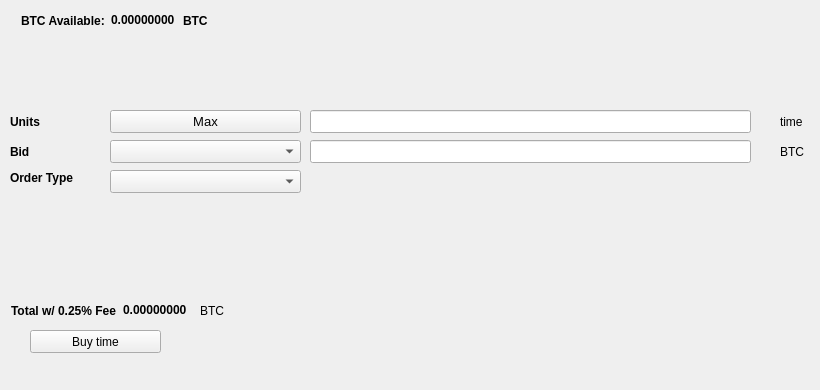
   <widget class="QWidget" name="BuyTab">
    <attribute name="title">
     <string>Buy</string>
    </attribute>
    <widget class="QPushButton" name="BuyECA">
     <property name="geometry">
      <rect>
       <x>30</x>
       <y>330</y>
       <width>131</width>
       <height>23</height>
      </rect>
     </property>
     <property name="text">
      <string>Buy time</string>
     </property>
     <property name="icon">
      <iconset resource="../time.qrc">
       <normaloff>:/icons/bitcoin</normaloff>:/icons/bitcoin</iconset>
     </property>
    </widget>
    <widget class="QLabel" name="label_3">
     <property name="geometry">
      <rect>
       <x>10</x>
       <y>110</y>
       <width>46</width>
       <height>23</height>
      </rect>
     </property>
     <property name="font">
      <font>
       <weight>75</weight>
       <bold>true</bold>
      </font>
     </property>
     <property name="text">
      <string>Units</string>
     </property>
    </widget>
    <widget class="QLineEdit" name="UnitsInput">
     <property name="geometry">
      <rect>
       <x>310</x>
       <y>110</y>
       <width>441</width>
       <height>23</height>
      </rect>
     </property>
     <property name="font">
      <font>
       <pointsize>9</pointsize>
       <weight>75</weight>
       <bold>true</bold>
      </font>
     </property>
    </widget>
    <widget class="QLineEdit" name="BuyBidPriceEdit">
     <property name="geometry">
      <rect>
       <x>310</x>
       <y>140</y>
       <width>441</width>
       <height>23</height>
      </rect>
     </property>
     <property name="font">
      <font>
       <pointsize>9</pointsize>
       <weight>75</weight>
       <bold>true</bold>
      </font>
     </property>
    </widget>
    <widget class="QLabel" name="label_4">
     <property name="geometry">
      <rect>
       <x>780</x>
       <y>110</y>
       <width>31</width>
       <height>23</height>
      </rect>
     </property>
     <property name="text">
      <string>time</string>
     </property>
    </widget>
    <widget class="QLabel" name="label_5">
     <property name="geometry">
      <rect>
       <x>780</x>
       <y>140</y>
       <width>31</width>
       <height>23</height>
      </rect>
     </property>
     <property name="text">
      <string>BTC</string>
     </property>
    </widget>
    <widget class="QLabel" name="label_6">
     <property name="geometry">
      <rect>
       <x>10</x>
       <y>140</y>
       <width>46</width>
       <height>23</height>
      </rect>
     </property>
     <property name="font">
      <font>
       <weight>75</weight>
       <bold>true</bold>
      </font>
     </property>
     <property name="text">
      <string>Bid</string>
     </property>
    </widget>
    <widget class="QLabel" name="label_7">
     <property name="geometry">
      <rect>
       <x>10</x>
       <y>170</y>
       <width>91</width>
       <height>16</height>
      </rect>
     </property>
     <property name="font">
      <font>
       <weight>75</weight>
       <bold>true</bold>
      </font>
     </property>
     <property name="text">
      <string>Order Type</string>
     </property>
    </widget>
    <widget class="QPushButton" name="Buy_Max_Amount">
     <property name="geometry">
      <rect>
       <x>110</x>
       <y>110</y>
       <width>191</width>
       <height>23</height>
      </rect>
     </property>
     <property name="font">
      <font>
       <pointsize>10</pointsize>
      </font>
     </property>
     <property name="text">
      <string>Max</string>
     </property>
    </widget>
    <widget class="QComboBox" name="BuyBidcomboBox">
     <property name="geometry">
      <rect>
       <x>110</x>
       <y>140</y>
       <width>191</width>
       <height>23</height>
      </rect>
     </property>
     <property name="font">
      <font>
       <pointsize>10</pointsize>
      </font>
     </property>
    </widget>
    <widget class="QComboBox" name="buyOrdertypeCombo">
     <property name="geometry">
      <rect>
       <x>110</x>
       <y>170</y>
       <width>191</width>
       <height>23</height>
      </rect>
     </property>
     <property name="font">
      <font>
       <pointsize>10</pointsize>
      </font>
     </property>
    </widget>
    <widget class="QWidget" name="layoutWidget1">
     <property name="geometry">
      <rect>
       <x>21</x>
       <y>11</y>
       <width>227</width>
       <height>19</height>
      </rect>
     </property>
     <layout class="QHBoxLayout" name="horizontalLayout_3">
      <item>
       <widget class="QLabel" name="label232">
        <property name="font">
         <font>
          <weight>75</weight>
          <bold>true</bold>
         </font>
        </property>
        <property name="text">
         <string>BTC Available:</string>
        </property>
       </widget>
      </item>
      <item>
       <widget class="QLabel" name="BtcAvailableLbl">
        <property name="palette">
         <palette>
          <active>
           <colorrole role="WindowText">
            <brush brushstyle="SolidPattern">
             <color alpha="255">
              <red>0</red>
              <green>0</green>
              <blue>0</blue>
             </color>
            </brush>
           </colorrole>
           <colorrole role="Button">
            <brush brushstyle="SolidPattern">
             <color alpha="255">
              <red>0</red>
              <green>170</green>
              <blue>0</blue>
             </color>
            </brush>
           </colorrole>
           <colorrole role="Light">
            <brush brushstyle="SolidPattern">
             <color alpha="255">
              <red>0</red>
              <green>255</green>
              <blue>0</blue>
             </color>
            </brush>
           </colorrole>
           <colorrole role="Midlight">
            <brush brushstyle="SolidPattern">
             <color alpha="255">
              <red>0</red>
              <green>212</green>
              <blue>0</blue>
             </color>
            </brush>
           </colorrole>
           <colorrole role="Dark">
            <brush brushstyle="SolidPattern">
             <color alpha="255">
              <red>0</red>
              <green>85</green>
              <blue>0</blue>
             </color>
            </brush>
           </colorrole>
           <colorrole role="Mid">
            <brush brushstyle="SolidPattern">
             <color alpha="255">
              <red>0</red>
              <green>113</green>
              <blue>0</blue>
             </color>
            </brush>
           </colorrole>
           <colorrole role="Text">
            <brush brushstyle="SolidPattern">
             <color alpha="255">
              <red>0</red>
              <green>170</green>
              <blue>0</blue>
             </color>
            </brush>
           </colorrole>
           <colorrole role="BrightText">
            <brush brushstyle="SolidPattern">
             <color alpha="255">
              <red>255</red>
              <green>255</green>
              <blue>255</blue>
             </color>
            </brush>
           </colorrole>
           <colorrole role="ButtonText">
            <brush brushstyle="SolidPattern">
             <color alpha="255">
              <red>0</red>
              <green>0</green>
              <blue>0</blue>
             </color>
            </brush>
           </colorrole>
           <colorrole role="Base">
            <brush brushstyle="SolidPattern">
             <color alpha="255">
              <red>255</red>
              <green>255</green>
              <blue>255</blue>
             </color>
            </brush>
           </colorrole>
           <colorrole role="Window">
            <brush brushstyle="SolidPattern">
             <color alpha="255">
              <red>0</red>
              <green>170</green>
              <blue>0</blue>
             </color>
            </brush>
           </colorrole>
           <colorrole role="Shadow">
            <brush brushstyle="SolidPattern">
             <color alpha="255">
              <red>0</red>
              <green>0</green>
              <blue>0</blue>
             </color>
            </brush>
           </colorrole>
           <colorrole role="AlternateBase">
            <brush brushstyle="SolidPattern">
             <color alpha="255">
              <red>127</red>
              <green>212</green>
              <blue>127</blue>
             </color>
            </brush>
           </colorrole>
           <colorrole role="ToolTipBase">
            <brush brushstyle="SolidPattern">
             <color alpha="255">
              <red>255</red>
              <green>255</green>
              <blue>220</blue>
             </color>
            </brush>
           </colorrole>
           <colorrole role="ToolTipText">
            <brush brushstyle="SolidPattern">
             <color alpha="255">
              <red>0</red>
              <green>0</green>
              <blue>0</blue>
             </color>
            </brush>
           </colorrole>
          </active>
          <inactive>
           <colorrole role="WindowText">
            <brush brushstyle="SolidPattern">
             <color alpha="255">
              <red>0</red>
              <green>0</green>
              <blue>0</blue>
             </color>
            </brush>
           </colorrole>
           <colorrole role="Button">
            <brush brushstyle="SolidPattern">
             <color alpha="255">
              <red>0</red>
              <green>170</green>
              <blue>0</blue>
             </color>
            </brush>
           </colorrole>
           <colorrole role="Light">
            <brush brushstyle="SolidPattern">
             <color alpha="255">
              <red>0</red>
              <green>255</green>
              <blue>0</blue>
             </color>
            </brush>
           </colorrole>
           <colorrole role="Midlight">
            <brush brushstyle="SolidPattern">
             <color alpha="255">
              <red>0</red>
              <green>212</green>
              <blue>0</blue>
             </color>
            </brush>
           </colorrole>
           <colorrole role="Dark">
            <brush brushstyle="SolidPattern">
             <color alpha="255">
              <red>0</red>
              <green>85</green>
              <blue>0</blue>
             </color>
            </brush>
           </colorrole>
           <colorrole role="Mid">
            <brush brushstyle="SolidPattern">
             <color alpha="255">
              <red>0</red>
              <green>113</green>
              <blue>0</blue>
             </color>
            </brush>
           </colorrole>
           <colorrole role="Text">
            <brush brushstyle="SolidPattern">
             <color alpha="255">
              <red>0</red>
              <green>170</green>
              <blue>0</blue>
             </color>
            </brush>
           </colorrole>
           <colorrole role="BrightText">
            <brush brushstyle="SolidPattern">
             <color alpha="255">
              <red>255</red>
              <green>255</green>
              <blue>255</blue>
             </color>
            </brush>
           </colorrole>
           <colorrole role="ButtonText">
            <brush brushstyle="SolidPattern">
             <color alpha="255">
              <red>0</red>
              <green>0</green>
              <blue>0</blue>
             </color>
            </brush>
           </colorrole>
           <colorrole role="Base">
            <brush brushstyle="SolidPattern">
             <color alpha="255">
              <red>255</red>
              <green>255</green>
              <blue>255</blue>
             </color>
            </brush>
           </colorrole>
           <colorrole role="Window">
            <brush brushstyle="SolidPattern">
             <color alpha="255">
              <red>0</red>
              <green>170</green>
              <blue>0</blue>
             </color>
            </brush>
           </colorrole>
           <colorrole role="Shadow">
            <brush brushstyle="SolidPattern">
             <color alpha="255">
              <red>0</red>
              <green>0</green>
              <blue>0</blue>
             </color>
            </brush>
           </colorrole>
           <colorrole role="AlternateBase">
            <brush brushstyle="SolidPattern">
             <color alpha="255">
              <red>127</red>
              <green>212</green>
              <blue>127</blue>
             </color>
            </brush>
           </colorrole>
           <colorrole role="ToolTipBase">
            <brush brushstyle="SolidPattern">
             <color alpha="255">
              <red>255</red>
              <green>255</green>
              <blue>220</blue>
             </color>
            </brush>
           </colorrole>
           <colorrole role="ToolTipText">
            <brush brushstyle="SolidPattern">
             <color alpha="255">
              <red>0</red>
              <green>0</green>
              <blue>0</blue>
             </color>
            </brush>
           </colorrole>
          </inactive>
          <disabled>
           <colorrole role="WindowText">
            <brush brushstyle="SolidPattern">
             <color alpha="255">
              <red>0</red>
              <green>85</green>
              <blue>0</blue>
             </color>
            </brush>
           </colorrole>
           <colorrole role="Button">
            <brush brushstyle="SolidPattern">
             <color alpha="255">
              <red>0</red>
              <green>170</green>
              <blue>0</blue>
             </color>
            </brush>
           </colorrole>
           <colorrole role="Light">
            <brush brushstyle="SolidPattern">
             <color alpha="255">
              <red>0</red>
              <green>255</green>
              <blue>0</blue>
             </color>
            </brush>
           </colorrole>
           <colorrole role="Midlight">
            <brush brushstyle="SolidPattern">
             <color alpha="255">
              <red>0</red>
              <green>212</green>
              <blue>0</blue>
             </color>
            </brush>
           </colorrole>
           <colorrole role="Dark">
            <brush brushstyle="SolidPattern">
             <color alpha="255">
              <red>0</red>
              <green>85</green>
              <blue>0</blue>
             </color>
            </brush>
           </colorrole>
           <colorrole role="Mid">
            <brush brushstyle="SolidPattern">
             <color alpha="255">
              <red>0</red>
              <green>113</green>
              <blue>0</blue>
             </color>
            </brush>
           </colorrole>
           <colorrole role="Text">
            <brush brushstyle="SolidPattern">
             <color alpha="255">
              <red>0</red>
              <green>85</green>
              <blue>0</blue>
             </color>
            </brush>
           </colorrole>
           <colorrole role="BrightText">
            <brush brushstyle="SolidPattern">
             <color alpha="255">
              <red>255</red>
              <green>255</green>
              <blue>255</blue>
             </color>
            </brush>
           </colorrole>
           <colorrole role="ButtonText">
            <brush brushstyle="SolidPattern">
             <color alpha="255">
              <red>0</red>
              <green>85</green>
              <blue>0</blue>
             </color>
            </brush>
           </colorrole>
           <colorrole role="Base">
            <brush brushstyle="SolidPattern">
             <color alpha="255">
              <red>0</red>
              <green>170</green>
              <blue>0</blue>
             </color>
            </brush>
           </colorrole>
           <colorrole role="Window">
            <brush brushstyle="SolidPattern">
             <color alpha="255">
              <red>0</red>
              <green>170</green>
              <blue>0</blue>
             </color>
            </brush>
           </colorrole>
           <colorrole role="Shadow">
            <brush brushstyle="SolidPattern">
             <color alpha="255">
              <red>0</red>
              <green>0</green>
              <blue>0</blue>
             </color>
            </brush>
           </colorrole>
           <colorrole role="AlternateBase">
            <brush brushstyle="SolidPattern">
             <color alpha="255">
              <red>0</red>
              <green>170</green>
              <blue>0</blue>
             </color>
            </brush>
           </colorrole>
           <colorrole role="ToolTipBase">
            <brush brushstyle="SolidPattern">
             <color alpha="255">
              <red>255</red>
              <green>255</green>
              <blue>220</blue>
             </color>
            </brush>
           </colorrole>
           <colorrole role="ToolTipText">
            <brush brushstyle="SolidPattern">
             <color alpha="255">
              <red>0</red>
              <green>0</green>
              <blue>0</blue>
             </color>
            </brush>
           </colorrole>
          </disabled>
         </palette>
        </property>
        <property name="font">
         <font>
          <weight>75</weight>
          <bold>true</bold>
         </font>
        </property>
        <property name="text">
         <string>0.00000000</string>
        </property>
        <property name="textInteractionFlags">
         <set>Qt::LinksAccessibleByMouse|Qt::TextSelectableByKeyboard|Qt::TextSelectableByMouse</set>
        </property>
       </widget>
      </item>
      <item>
       <widget class="QLabel" name="BtcAvailableLbl_2">
        <property name="font">
         <font>
          <weight>75</weight>
          <bold>true</bold>
         </font>
        </property>
        <property name="text">
         <string>BTC</string>
        </property>
       </widget>
      </item>
     </layout>
    </widget>
    <widget class="QWidget" name="layoutWidge2">
     <property name="geometry">
      <rect>
       <x>11</x>
       <y>301</y>
       <width>259</width>
       <height>19</height>
      </rect>
     </property>
     <layout class="QHBoxLayout" name="horizontalLayout_4">
      <item>
       <widget class="QLabel" name="label_9">
        <property name="font">
         <font>
          <weight>75</weight>
          <bold>true</bold>
         </font>
        </property>
        <property name="text">
         <string>Total w/ 0.25% Fee</string>
        </property>
       </widget>
      </item>
      <item>
       <widget class="QLabel" name="BuyCostLabel">
        <property name="palette">
         <palette>
          <active>
           <colorrole role="WindowText">
            <brush brushstyle="SolidPattern">
             <color alpha="255">
              <red>0</red>
              <green>0</green>
              <blue>0</blue>
             </color>
            </brush>
           </colorrole>
           <colorrole role="Button">
            <brush brushstyle="SolidPattern">
             <color alpha="255">
              <red>0</red>
              <green>170</green>
              <blue>0</blue>
             </color>
            </brush>
           </colorrole>
           <colorrole role="Light">
            <brush brushstyle="SolidPattern">
             <color alpha="255">
              <red>0</red>
              <green>255</green>
              <blue>0</blue>
             </color>
            </brush>
           </colorrole>
           <colorrole role="Midlight">
            <brush brushstyle="SolidPattern">
             <color alpha="255">
              <red>0</red>
              <green>212</green>
              <blue>0</blue>
             </color>
            </brush>
           </colorrole>
           <colorrole role="Dark">
            <brush brushstyle="SolidPattern">
             <color alpha="255">
              <red>0</red>
              <green>85</green>
              <blue>0</blue>
             </color>
            </brush>
           </colorrole>
           <colorrole role="Mid">
            <brush brushstyle="SolidPattern">
             <color alpha="255">
              <red>0</red>
              <green>113</green>
              <blue>0</blue>
             </color>
            </brush>
           </colorrole>
           <colorrole role="Text">
            <brush brushstyle="SolidPattern">
             <color alpha="255">
              <red>0</red>
              <green>170</green>
              <blue>0</blue>
             </color>
            </brush>
           </colorrole>
           <colorrole role="BrightText">
            <brush brushstyle="SolidPattern">
             <color alpha="255">
              <red>255</red>
              <green>255</green>
              <blue>255</blue>
             </color>
            </brush>
           </colorrole>
           <colorrole role="ButtonText">
            <brush brushstyle="SolidPattern">
             <color alpha="255">
              <red>0</red>
              <green>0</green>
              <blue>0</blue>
             </color>
            </brush>
           </colorrole>
           <colorrole role="Base">
            <brush brushstyle="SolidPattern">
             <color alpha="255">
              <red>255</red>
              <green>255</green>
              <blue>255</blue>
             </color>
            </brush>
           </colorrole>
           <colorrole role="Window">
            <brush brushstyle="SolidPattern">
             <color alpha="255">
              <red>0</red>
              <green>170</green>
              <blue>0</blue>
             </color>
            </brush>
           </colorrole>
           <colorrole role="Shadow">
            <brush brushstyle="SolidPattern">
             <color alpha="255">
              <red>0</red>
              <green>0</green>
              <blue>0</blue>
             </color>
            </brush>
           </colorrole>
           <colorrole role="AlternateBase">
            <brush brushstyle="SolidPattern">
             <color alpha="255">
              <red>127</red>
              <green>212</green>
              <blue>127</blue>
             </color>
            </brush>
           </colorrole>
           <colorrole role="ToolTipBase">
            <brush brushstyle="SolidPattern">
             <color alpha="255">
              <red>255</red>
              <green>255</green>
              <blue>220</blue>
             </color>
            </brush>
           </colorrole>
           <colorrole role="ToolTipText">
            <brush brushstyle="SolidPattern">
             <color alpha="255">
              <red>0</red>
              <green>0</green>
              <blue>0</blue>
             </color>
            </brush>
           </colorrole>
          </active>
          <inactive>
           <colorrole role="WindowText">
            <brush brushstyle="SolidPattern">
             <color alpha="255">
              <red>0</red>
              <green>0</green>
              <blue>0</blue>
             </color>
            </brush>
           </colorrole>
           <colorrole role="Button">
            <brush brushstyle="SolidPattern">
             <color alpha="255">
              <red>0</red>
              <green>170</green>
              <blue>0</blue>
             </color>
            </brush>
           </colorrole>
           <colorrole role="Light">
            <brush brushstyle="SolidPattern">
             <color alpha="255">
              <red>0</red>
              <green>255</green>
              <blue>0</blue>
             </color>
            </brush>
           </colorrole>
           <colorrole role="Midlight">
            <brush brushstyle="SolidPattern">
             <color alpha="255">
              <red>0</red>
              <green>212</green>
              <blue>0</blue>
             </color>
            </brush>
           </colorrole>
           <colorrole role="Dark">
            <brush brushstyle="SolidPattern">
             <color alpha="255">
              <red>0</red>
              <green>85</green>
              <blue>0</blue>
             </color>
            </brush>
           </colorrole>
           <colorrole role="Mid">
            <brush brushstyle="SolidPattern">
             <color alpha="255">
              <red>0</red>
              <green>113</green>
              <blue>0</blue>
             </color>
            </brush>
           </colorrole>
           <colorrole role="Text">
            <brush brushstyle="SolidPattern">
             <color alpha="255">
              <red>0</red>
              <green>170</green>
              <blue>0</blue>
             </color>
            </brush>
           </colorrole>
           <colorrole role="BrightText">
            <brush brushstyle="SolidPattern">
             <color alpha="255">
              <red>255</red>
              <green>255</green>
              <blue>255</blue>
             </color>
            </brush>
           </colorrole>
           <colorrole role="ButtonText">
            <brush brushstyle="SolidPattern">
             <color alpha="255">
              <red>0</red>
              <green>0</green>
              <blue>0</blue>
             </color>
            </brush>
           </colorrole>
           <colorrole role="Base">
            <brush brushstyle="SolidPattern">
             <color alpha="255">
              <red>255</red>
              <green>255</green>
              <blue>255</blue>
             </color>
            </brush>
           </colorrole>
           <colorrole role="Window">
            <brush brushstyle="SolidPattern">
             <color alpha="255">
              <red>0</red>
              <green>170</green>
              <blue>0</blue>
             </color>
            </brush>
           </colorrole>
           <colorrole role="Shadow">
            <brush brushstyle="SolidPattern">
             <color alpha="255">
              <red>0</red>
              <green>0</green>
              <blue>0</blue>
             </color>
            </brush>
           </colorrole>
           <colorrole role="AlternateBase">
            <brush brushstyle="SolidPattern">
             <color alpha="255">
              <red>127</red>
              <green>212</green>
              <blue>127</blue>
             </color>
            </brush>
           </colorrole>
           <colorrole role="ToolTipBase">
            <brush brushstyle="SolidPattern">
             <color alpha="255">
              <red>255</red>
              <green>255</green>
              <blue>220</blue>
             </color>
            </brush>
           </colorrole>
           <colorrole role="ToolTipText">
            <brush brushstyle="SolidPattern">
             <color alpha="255">
              <red>0</red>
              <green>0</green>
              <blue>0</blue>
             </color>
            </brush>
           </colorrole>
          </inactive>
          <disabled>
           <colorrole role="WindowText">
            <brush brushstyle="SolidPattern">
             <color alpha="255">
              <red>0</red>
              <green>85</green>
              <blue>0</blue>
             </color>
            </brush>
           </colorrole>
           <colorrole role="Button">
            <brush brushstyle="SolidPattern">
             <color alpha="255">
              <red>0</red>
              <green>170</green>
              <blue>0</blue>
             </color>
            </brush>
           </colorrole>
           <colorrole role="Light">
            <brush brushstyle="SolidPattern">
             <color alpha="255">
              <red>0</red>
              <green>255</green>
              <blue>0</blue>
             </color>
            </brush>
           </colorrole>
           <colorrole role="Midlight">
            <brush brushstyle="SolidPattern">
             <color alpha="255">
              <red>0</red>
              <green>212</green>
              <blue>0</blue>
             </color>
            </brush>
           </colorrole>
           <colorrole role="Dark">
            <brush brushstyle="SolidPattern">
             <color alpha="255">
              <red>0</red>
              <green>85</green>
              <blue>0</blue>
             </color>
            </brush>
           </colorrole>
           <colorrole role="Mid">
            <brush brushstyle="SolidPattern">
             <color alpha="255">
              <red>0</red>
              <green>113</green>
              <blue>0</blue>
             </color>
            </brush>
           </colorrole>
           <colorrole role="Text">
            <brush brushstyle="SolidPattern">
             <color alpha="255">
              <red>0</red>
              <green>85</green>
              <blue>0</blue>
             </color>
            </brush>
           </colorrole>
           <colorrole role="BrightText">
            <brush brushstyle="SolidPattern">
             <color alpha="255">
              <red>255</red>
              <green>255</green>
              <blue>255</blue>
             </color>
            </brush>
           </colorrole>
           <colorrole role="ButtonText">
            <brush brushstyle="SolidPattern">
             <color alpha="255">
              <red>0</red>
              <green>85</green>
              <blue>0</blue>
             </color>
            </brush>
           </colorrole>
           <colorrole role="Base">
            <brush brushstyle="SolidPattern">
             <color alpha="255">
              <red>0</red>
              <green>170</green>
              <blue>0</blue>
             </color>
            </brush>
           </colorrole>
           <colorrole role="Window">
            <brush brushstyle="SolidPattern">
             <color alpha="255">
              <red>0</red>
              <green>170</green>
              <blue>0</blue>
             </color>
            </brush>
           </colorrole>
           <colorrole role="Shadow">
            <brush brushstyle="SolidPattern">
             <color alpha="255">
              <red>0</red>
              <green>0</green>
              <blue>0</blue>
             </color>
            </brush>
           </colorrole>
           <colorrole role="AlternateBase">
            <brush brushstyle="SolidPattern">
             <color alpha="255">
              <red>0</red>
              <green>170</green>
              <blue>0</blue>
             </color>
            </brush>
           </colorrole>
           <colorrole role="ToolTipBase">
            <brush brushstyle="SolidPattern">
             <color alpha="255">
              <red>255</red>
              <green>255</green>
              <blue>220</blue>
             </color>
            </brush>
           </colorrole>
           <colorrole role="ToolTipText">
            <brush brushstyle="SolidPattern">
             <color alpha="255">
              <red>0</red>
              <green>0</green>
              <blue>0</blue>
             </color>
            </brush>
           </colorrole>
          </disabled>
         </palette>
        </property>
        <property name="font">
         <font>
          <weight>75</weight>
          <bold>true</bold>
         </font>
        </property>
        <property name="autoFillBackground">
         <bool>false</bool>
        </property>
        <property name="text">
         <string>0.00000000</string>
        </property>
        <property name="textInteractionFlags">
         <set>Qt::LinksAccessibleByMouse|Qt::TextSelectableByMouse</set>
        </property>
       </widget>
      </item>
      <item>
       <widget class="QLabel" name="label_10">
        <property name="font">
         <font>
          <weight>50</weight>
          <bold>false</bold>
         </font>
        </property>
        <property name="text">
         <string>BTC</string>
        </property>
       </widget>
      </item>
     </layout>
    </widget>
    <widget class="QLabel" name="label_24">
     <property name="geometry">
      <rect>
       <x>460</x>
       <y>300</y>
       <width>281</width>
       <height>81</height>
      </rect>
     </property>
     <property name="text">
      <string/>
     </property>
     <property name="pixmap">
      <pixmap>:/images/bittrex</pixmap>
     </property>
    </widget>
   </widget>
